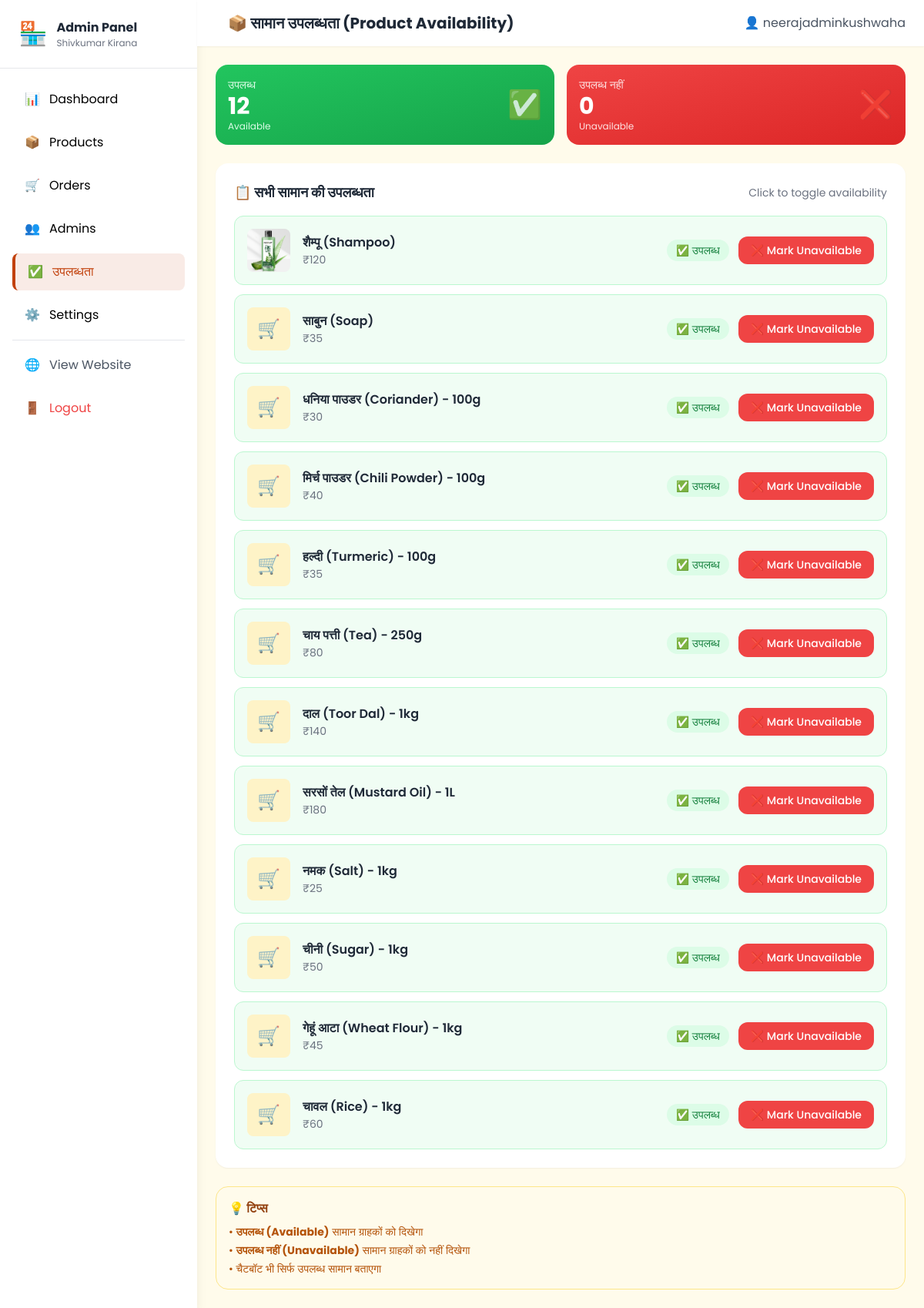
Page /admin/availability (signed in) on the committed database.
### models.py (models this page shows, shortened)
class Product(db.Model):
    __tablename__ = 'products'
    id = db.Column(db.Integer, primary_key=True)
    name = db.Column(db.String(255), nullable=False)
    price = db.Column(db.Float, nullable=False)
    image = db.Column(db.String(255), default='default.png')
    is_available = db.Column(db.Boolean, default=True)
    created_at = db.Column(db.DateTime, default=datetime.utcnow)

### app.py (the view)
@app.route('/admin/availability')
@admin_required
def admin_availability():
    products_list = get_all_products()
    unavailable_count = get_unavailable_count()
    return render_template('admin/availability.html', products=products_list, unavailable_count=unavailable_count)

### app.py (called while the page is built)
def admin_required(f):
    @wraps(f)
    def decorated_function(*args, **kwargs):
        if 'admin_id' not in session:
            flash('कृपया पहले लॉगिन करें (Please login first)', 'error')
            return redirect(url_for('admin_login'))
        return f(*args, **kwargs)
    return decorated_function

### models.py (called while the page is built)
def get_all_products():
    return Product.query.order_by(Product.id.desc()).all()

def get_unavailable_count():
    return Product.query.filter_by(is_available=False).count()

### templates/admin/availability.html (shortened to what this page needs)
{% extends 'admin/base.html' %}
{% block page_title %}📦 सामान उपलब्धता (Product Availability){% endblock %}
{% block content %}
<div class="grid grid-cols-2 gap-4 mb-6">
    <div class="bg-gradient-to-br from-green-500 to-green-600 rounded-2xl p-4 text-white">
        <div class="flex items-center justify-between">
            <div>
                <p class="text-green-100 text-sm">उपलब्ध</p>
                <h3 class="text-3xl font-bold">{{ products|length - unavailable_count }}</h3>
                <p class="text-green-100 text-xs">Available</p>
            </div>
            <div class="text-4xl opacity-80">✅</div>
        </div>
    </div>
    <div class="bg-gradient-to-br from-red-500 to-red-600 rounded-2xl p-4 text-white">
        <div class="flex items-center justify-between">
            <div>
                <p class="text-red-100 text-sm">उपलब्ध नहीं</p>
                <h3 class="text-3xl font-bold">{{ unavailable_count }}</h3>
                <p class="text-red-100 text-xs">Unavailable</p>
            </div>
            <div class="text-4xl opacity-80">❌</div>
        </div>
    </div>
</div>
<div class="bg-white rounded-2xl shadow-sm p-6">
    <div class="flex items-center justify-between mb-4">
        <h3 class="text-lg font-bold text-gray-800">📋 सभी सामान की उपलब्धता</h3>
        <p class="text-sm text-gray-500">Click to toggle availability</p>
    </div>
    {% if products %}
    <div class="space-y-3">
        {% for product in products %}
        <div class="flex items-center justify-between p-4 {% if product.is_available %}bg-green-50 border border-green-200{% else %}bg-red-50 border border-red-200{% endif %} rounded-xl">
            <div class="flex items-center space-x-4">
                <div class="w-14 h-14 rounded-lg overflow-hidden bg-gray-100 flex-shrink-0">
                    {% if product.image and product.image != 'default.png' %}
                        <img src="{{ url_for('static', filename='images/uploads/' + product.image) }}"
                             alt="{{ product.name }}"
                             class="w-full h-full object-cover">
                    {% else %}
                        <div class="w-full h-full flex items-center justify-center text-2xl bg-amber-100">🛒</div>
                    {% endif %}
                </div>
                <div>
                    <p class="font-semibold text-gray-800">{{ product.name }}</p>
                    <p class="text-sm text-gray-500">₹{{ product.price|int }}</p>
                </div>
            </div>
            <div class="flex items-center space-x-3">
                <span class="px-3 py-1 {% if product.is_available %}bg-green-100 text-green-700{% else %}bg-red-100 text-red-700{% endif %} text-sm font-medium rounded-full">
                    {% if product.is_available %}
                        ✅ उपलब्ध
                    {% else %}
                        ❌ नहीं है
                    {% endif %}
                </span>
                <form action="{{ url_for('admin_toggle_availability', product_id=product.id) }}" method="POST">
                    <button type="submit"
                            class="px-4 py-2 {% if product.is_available %}bg-red-500 hover:bg-red-600{% else %}bg-green-500 hover:bg-green-600{% endif %} text-white font-medium rounded-xl transition-all text-sm">
                        {% if product.is_available %}
                            ❌ Mark Unavailable
                        {% else %}
                            ✅ Mark Available
                        {% endif %}
                    </button>
                </form>
            </div>
        </div>
        {% endfor %}
    </div>
    {% else %}
    <div class="text-center py-12 text-gray-500">
        <div class="text-5xl mb-4">📦</div>
        <p>कोई सामान नहीं है</p>
        <a href="{{ url_for('admin_add_product') }}" class="inline-block mt-4 px-6 py-2 bg-primary text-white rounded-xl">Add Product</a>
    </div>
    {% endif %}
</div>
<div class="mt-6 bg-amber-50 border border-amber-200 rounded-2xl p-4">
    <h4 class="font-bold text-amber-800 mb-2">💡 टिप्स</h4>
    <ul class="text-sm text-amber-700 space-y-1">
        <li>• <strong>उपलब्ध (Available)</strong> सामान ग्राहकों को दिखेगा</li>
        <li>• <strong>उपलब्ध नहीं (Unavailable)</strong> सामान ग्राहकों को नहीं दिखेगा</li>
        <li>• चैटबॉट भी सिर्फ उपलब्ध सामान बताएगा</li>
    </ul>
</div>
{% endblock %}

### templates/admin/base.html (style rules this page uses)
* { font-family: 'Poppins', sans-serif; }

### rows in the picture
Product: image (picture), name "शैम्पू (Shampoo)", price "120", is_available "✅ उपलब्ध"
Product: name "साबुन (Soap)", price "35", is_available "✅ उपलब्ध"
Product: name "धनिया पाउडर (Coriander) - 100g", price "30", is_available "✅ उपलब्ध"
Product: name "मिर्च पाउडर (Chili Powder) - 100g", price "40", is_available "✅ उपलब्ध"
Product: name "हल्दी (Turmeric) - 100g", price "35", is_available "✅ उपलब्ध"
Product: name "चाय पत्ती (Tea) - 250g", price "80", is_available "✅ उपलब्ध"
Product: name "दाल (Toor Dal) - 1kg", price "140", is_available "✅ उपलब्ध"
Product: name "सरसों तेल (Mustard Oil) - 1L", price "180", is_available "✅ उपलब्ध"
Product: name "नमक (Salt) - 1kg", price "25", is_available "✅ उपलब्ध"
Product: name "चीनी (Sugar) - 1kg", price "50", is_available "✅ उपलब्ध"
Product: name "गेहूं आटा (Wheat Flour) - 1kg", price "45", is_available "✅ उपलब्ध"
Product: name "चावल (Rice) - 1kg", price "60", is_available "✅ उपलब्ध"

### other values in the picture
{{ session.admin_username }} "neerajadminkushwaha"
{{ products|length - unavailable_count }} "12"
{{ unavailable_count }} "0"
